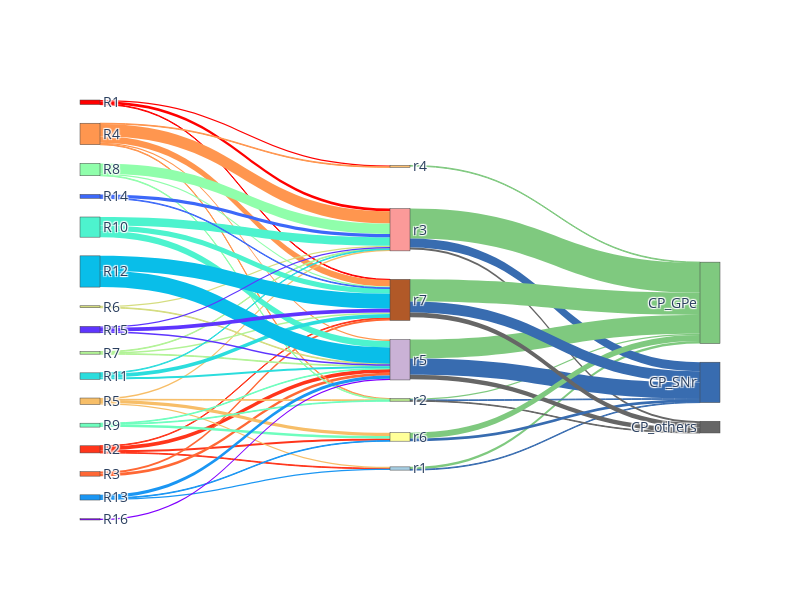

The code cell stored with this chart in its notebook:
### Code cell
parc_names = ['R'+str(i) for i in range(1,17)]
f_names = ['r'+str(i) for i in range(1,8)]
p_names = ['CP_GPe','CP_SNr','CP_others']
nodes = dict(label = parc_names+f_names+p_names,color=my_color2+my_cr2+my_cl2)
ss = []
ts = []
vs = []
cs = []
for i in range(match_matrix2.shape[0]):
    for j in range(match_matrix2.shape[1]):
        if match_matrix2[i,j]>0:
            ss.append(i)
            ts.append(j+16)
            vs.append(match_matrix2[i,j])
            color = my_color[i]
            color[3] = 0.7
            cs.append(mpl.colors.rgb2hex(color,keep_alpha=False))
for i in range(match_projection2.shape[0]):
    for j in range(match_projection2.shape[1]-1):
        if match_projection2[i,j] > 0:
            ss.append(i+16)
            ts.append(j+23)
            vs.append(match_projection2[i,j])
            cs.append(my_cl2[j])

links = dict(
    source = ss,
    target = ts,
    value = vs,
    color = cs
)
layout = go.Layout(
    width = 800,
    height = 600,
    font_size=14
)
data = go.Sankey(node = nodes, link=links)
fig = go.Figure(data,layout=layout)
fig.show()
pio.write_image(fig,'/Users/krystal/Desktop/project/microenvironment/figs/Fig3/feng_compared.png',width=800,height=600)

### Figure 1 — Plotly figure (JSON) as saved in the notebook; plotly's stock layout.template omitted (floating-point values rounded to 4 significant figures)
{"data": [{"link": {"color": ["#ff0000", "#ff0000", "#ff0000", "#ff351b", "#ff351b", "#ff351b", "#ff351b", "#ff6835", "#ff6835", "#ff964f", "#ff964f", "#ff964f", "#ff964f", "#ff964f", "#f7be68", "#f7be68", "#f7be68", "#f7be68", "#d5dd7f", "#d5dd7f", "#b2f396", "#b2f396", "#b2f396", "#90feab", "#90feab", "#90feab", "#6efebe", "#6efebe", "#6efebe", "#4df3ce", "#4df3ce", "#4df3ce", "#2bdddd", "#2bdddd", "#2bdddd", "#09bee9", "#09bee9", "#1a96f3", "#1a96f3", "#1a96f3", "#3c68f9", "#3c68f9", "#5e35fe", "#5e35fe", "#5e35fe", "#8000ff", "#7fc97f", "#386cb0", "#7fc97f", "#386cb0", "#666666", "#7fc97f", "#386cb0", "#666666", "#7fc97f", "#7fc97f", "#386cb0", "#666666", "#7fc97f", "#386cb0", "#7fc97f", "#386cb0", "#666666"], "source": [0, 0, 0, 1, 1, 1, 1, 2, 2, 3, 3, 3, 3, 3, 4, 4, 4, 4, 5, 5, 6, 6, 6, 7, 7, 7, 8, 8, 8, 9, 9, 9, 10, 10, 10, 11, 11, 12, 12, 12, 13, 13, 14, 14, 14, 15, 16, 16, 17, 17, 17, 18, 18, 18, 19, 20, 20, 20, 21, 21, 22, 22, 22], "target": [18, 19, 22, 16, 20, 21, 22, 20, 22, 17, 18, 19, 20, 22, 16, 17, 18, 21, 18, 20, 18, 20, 22, 17, 18, 22, 17, 20, 21, 18, 20, 22, 18, 20, 22, 20, 22, 16, 20, 21, 18, 22, 18, 20, 22, 20, 23, 24, 23, 24, 25, 23, 24, 25, 23, 23, 24, 25, 23, 24, 23, 24, 25], "value": [4, 2, 1, 1, 6, 3, 1, 4, 3, 1, 19, 1, 2, 10, 2, 1, 2, 5, 2, 1, 1, 1, 2, 1, 16, 2, 1, 1, 4, 13, 10, 8, 1, 3, 6, 25, 23, 2, 5, 1, 5, 1, 2, 2, 6, 2, 4, 1, 2, 1, 1, 46, 14, 3, 1, 29, 25, 7, 9, 4, 34, 17, 7]}, "node": {"color": ["#ff0000", "#ff351b", "#ff6835", "#ff964f", "#f7be68", "#d5dd7f", "#b2f396", "#90feab", "#6efebe", "#4df3ce", "#2bdddd", "#09bee9", "#1a96f3", "#3c68f9", "#5e35fe", "#8000ff", "#a6cee3", "#b2df8a", "#fb9a99", "#fdbf6f", "#cab2d6", "#ffff99", "#b15928", "#7fc97f", "#386cb0", "#666666"], "label": ["R1", "R2", "R3", "R4", "R5", "R6", "R7", "R8", "R9", "R10", "R11", "R12", "R13", "R14", "R15", "R16", "r1", "r2", "r3", "r4", "r5", "r6", "r7", "CP_GPe", "CP_SNr", "CP_others"]}, "type": "sankey"}], "layout": {"font": {"size": 14}, "height": 600, "width": 800}}
